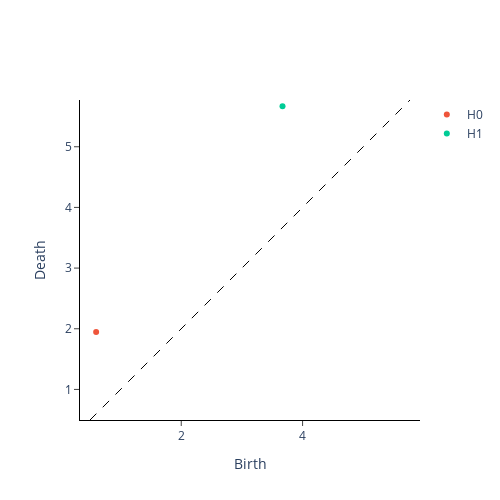

Notebook code for this chart:
### Code cell
from gtda.diagrams import Scaler 
scaler = Scaler() 
im8_scaled = scaler.fit_transform(im8_cubical) 
scaler.plot(im8_scaled)

### Figure 1 — Plotly figure (JSON) as saved in the notebook; plotly's stock layout.template omitted (floating-point values rounded to 4 significant figures)
{"data": [{"hoverinfo": "none", "line": {"color": "black", "dash": "dash", "width": 1}, "mode": "lines", "showlegend": false, "type": "scatter", "x": [0.4962, 5.771], "y": [0.4962, 5.771]}, {"hoverinfo": "text", "hovertext": ["(0.5975856808301583, 1.9455980178064494)"], "mode": "markers", "name": "H0", "type": "scatter", "x": [0.5976], "y": [1.946]}, {"hoverinfo": "text", "hovertext": ["(3.6691955455771628, 5.669195545577162)"], "mode": "markers", "name": "H1", "type": "scatter", "x": [3.669], "y": [5.669]}], "layout": {"height": 500, "plot_bgcolor": "white", "width": 500, "xaxis": {"autorange": false, "exponentformat": "e", "linecolor": "black", "linewidth": 1, "mirror": false, "range": [0.4962, 5.771], "showexponent": "all", "showline": true, "side": "bottom", "ticks": "outside", "title": {"text": "Birth"}, "type": "linear", "zeroline": true}, "yaxis": {"autorange": false, "exponentformat": "e", "linecolor": "black", "linewidth": 1, "mirror": false, "range": [0.4962, 5.771], "scaleanchor": "x", "scaleratio": 1, "showexponent": "all", "showline": true, "side": "left", "ticks": "outside", "title": {"text": "Death"}, "type": "linear", "zeroline": true}}}
